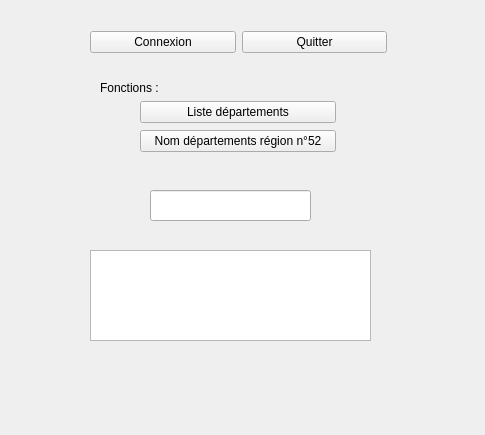
<?xml version="1.0" encoding="UTF-8"?>
<ui version="4.0">
 <class>Widget</class>
 <widget class="QWidget" name="Widget">
  <property name="geometry">
   <rect>
    <x>0</x>
    <y>0</y>
    <width>485</width>
    <height>435</height>
   </rect>
  </property>
  <property name="windowTitle">
   <string>Widget</string>
  </property>
  <widget class="QLabel" name="label">
   <property name="geometry">
    <rect>
     <x>100</x>
     <y>80</y>
     <width>71</width>
     <height>16</height>
    </rect>
   </property>
   <property name="text">
    <string>Fonctions :</string>
   </property>
  </widget>
  <widget class="QLineEdit" name="lineEdit_codeRegions">
   <property name="geometry">
    <rect>
     <x>150</x>
     <y>190</y>
     <width>161</width>
     <height>31</height>
    </rect>
   </property>
   <property name="readOnly">
    <bool>false</bool>
   </property>
  </widget>
  <widget class="QTextEdit" name="textEdit_affiche">
   <property name="geometry">
    <rect>
     <x>90</x>
     <y>250</y>
     <width>281</width>
     <height>91</height>
    </rect>
   </property>
  </widget>
  <widget class="QWidget" name="">
   <property name="geometry">
    <rect>
     <x>90</x>
     <y>30</y>
     <width>297</width>
     <height>25</height>
    </rect>
   </property>
   <layout class="QHBoxLayout" name="horizontalLayout">
    <item>
     <widget class="QPushButton" name="pushButton">
      <property name="text">
       <string>Connexion</string>
      </property>
     </widget>
    </item>
    <item>
     <widget class="QPushButton" name="pushButton_2">
      <property name="text">
       <string>Quitter</string>
      </property>
     </widget>
    </item>
   </layout>
  </widget>
  <widget class="QWidget" name="">
   <property name="geometry">
    <rect>
     <x>140</x>
     <y>100</y>
     <width>196</width>
     <height>54</height>
    </rect>
   </property>
   <layout class="QVBoxLayout" name="verticalLayout">
    <item>
     <widget class="QPushButton" name="pushButton_departements">
      <property name="text">
       <string>Liste départements</string>
      </property>
     </widget>
    </item>
    <item>
     <widget class="QPushButton" name="pushButton_departements_region_n52">
      <property name="text">
       <string>Nom départements région n°52</string>
      </property>
     </widget>
    </item>
   </layout>
  </widget>
 </widget>
 <resources/>
 <connections/>
</ui>
